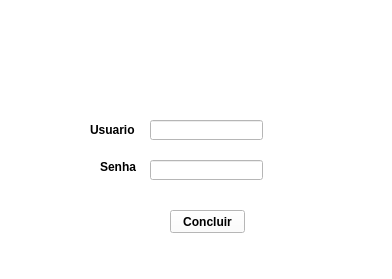
<?xml version="1.0" encoding="UTF-8"?>
<ui version="4.0">
 <class>MainWindow</class>
 <widget class="QMainWindow" name="MainWindow">
  <property name="geometry">
   <rect>
    <x>0</x>
    <y>0</y>
    <width>392</width>
    <height>279</height>
   </rect>
  </property>
  <property name="minimumSize">
   <size>
    <width>392</width>
    <height>279</height>
   </size>
  </property>
  <property name="maximumSize">
   <size>
    <width>392</width>
    <height>279</height>
   </size>
  </property>
  <property name="sizeIncrement">
   <size>
    <width>329</width>
    <height>279</height>
   </size>
  </property>
  <property name="windowTitle">
   <string>Cadastro  - Gp TubeDownloader</string>
  </property>
  <property name="windowIcon">
   <iconset>
    <normaloff>icone.png</normaloff>
    <normalon>:/newPrefix/icone.png</normalon>
    <disabledoff>:/newPrefix/icone.png</disabledoff>
    <disabledon>:/newPrefix/icone.png</disabledon>
    <activeoff>:/newPrefix/icone.png</activeoff>
    <activeon>:/newPrefix/icone.png</activeon>
    <selectedoff>:/newPrefix/icone.png</selectedoff>
    <selectedon>:/newPrefix/icone.png</selectedon>icone.png</iconset>
  </property>
  <property name="styleSheet">
   <string notr="true">background-color: rgb(255, 255, 255);</string>
  </property>
  <widget class="QWidget" name="centralwidget">
   <widget class="QLabel" name="label">
    <property name="geometry">
     <rect>
      <x>90</x>
      <y>120</y>
      <width>61</width>
      <height>20</height>
     </rect>
    </property>
    <property name="font">
     <font>
      <weight>75</weight>
      <bold>true</bold>
     </font>
    </property>
    <property name="text">
     <string>Usuario</string>
    </property>
   </widget>
   <widget class="QLabel" name="label_2">
    <property name="geometry">
     <rect>
      <x>100</x>
      <y>160</y>
      <width>47</width>
      <height>13</height>
     </rect>
    </property>
    <property name="font">
     <font>
      <weight>75</weight>
      <bold>true</bold>
     </font>
    </property>
    <property name="text">
     <string>Senha</string>
    </property>
   </widget>
   <widget class="QLineEdit" name="lineEdit">
    <property name="geometry">
     <rect>
      <x>150</x>
      <y>120</y>
      <width>113</width>
      <height>20</height>
     </rect>
    </property>
   </widget>
   <widget class="QLineEdit" name="lineEdit_2">
    <property name="geometry">
     <rect>
      <x>150</x>
      <y>160</y>
      <width>113</width>
      <height>20</height>
     </rect>
    </property>
   </widget>
   <widget class="QPushButton" name="pushButton">
    <property name="geometry">
     <rect>
      <x>170</x>
      <y>210</y>
      <width>75</width>
      <height>23</height>
     </rect>
    </property>
    <property name="font">
     <font>
      <weight>75</weight>
      <bold>true</bold>
     </font>
    </property>
    <property name="text">
     <string>Concluir</string>
    </property>
   </widget>
   <widget class="QLabel" name="label_3">
    <property name="geometry">
     <rect>
      <x>40</x>
      <y>30</y>
      <width>311</width>
      <height>81</height>
     </rect>
    </property>
    <property name="text">
     <string/>
    </property>
    <property name="pixmap">
     <pixmap>logoprin.png</pixmap>
    </property>
   </widget>
  </widget>
  <widget class="QMenuBar" name="menubar">
   <property name="geometry">
    <rect>
     <x>0</x>
     <y>0</y>
     <width>392</width>
     <height>21</height>
    </rect>
   </property>
  </widget>
  <widget class="QStatusBar" name="statusbar"/>
 </widget>
 <resources>
  <include location="logcadastro.qrc"/>
  <include location="iconecad.qrc"/>
 </resources>
 <connections/>
</ui>
